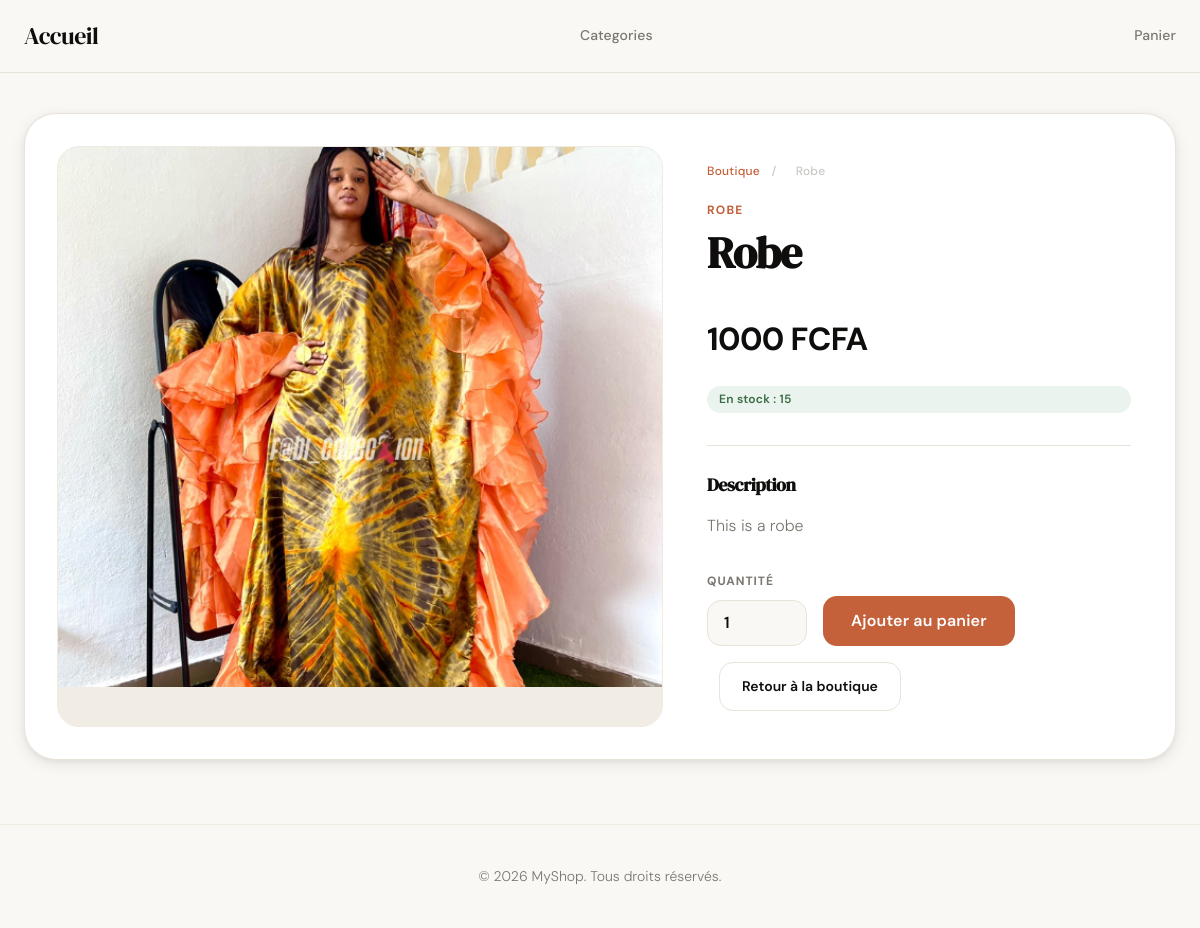
Before: /produit_detail/4 with the older database file.
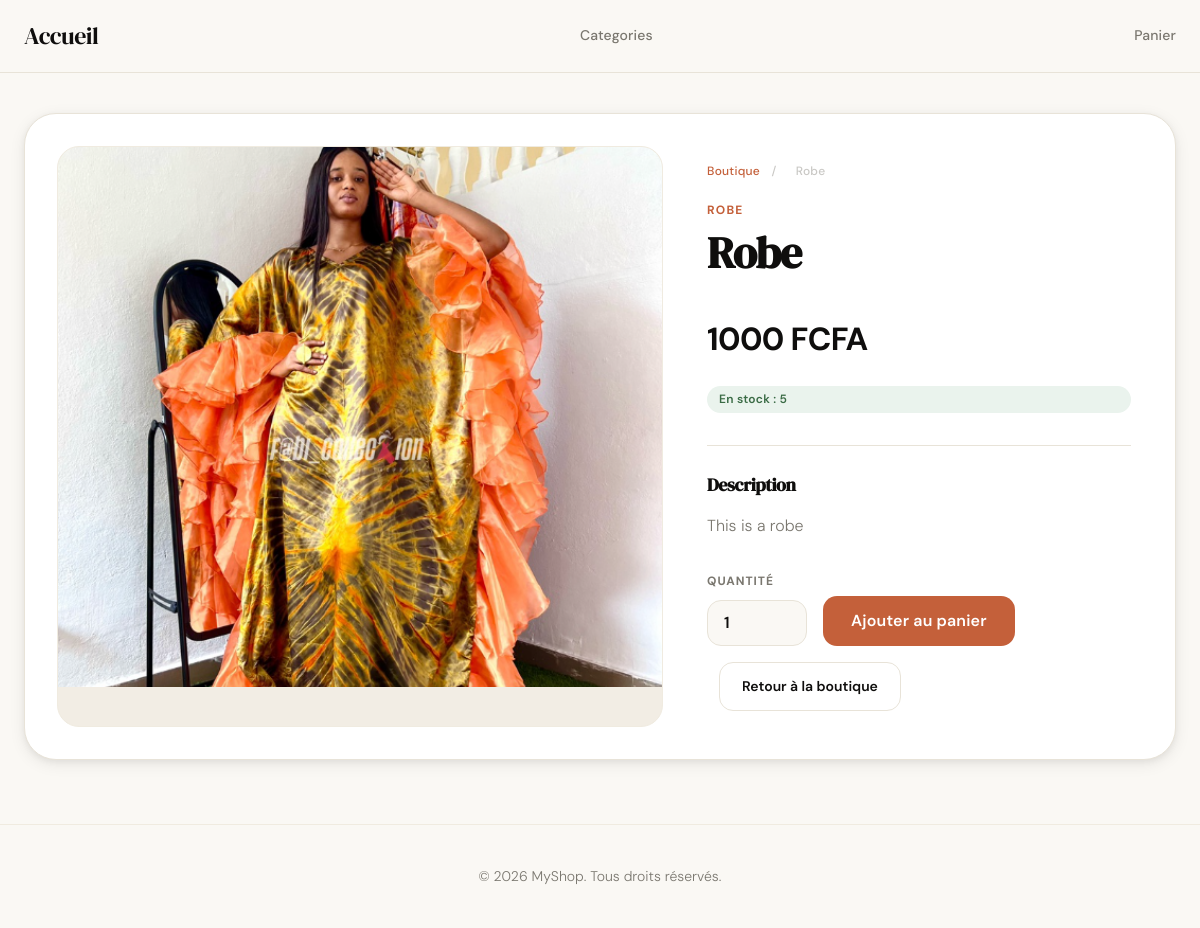
After: the same page with the newer database file.
### store/models.py (models this page shows, shortened)
class Product(models.Model):
    name = models.CharField(max_length=100)
    description = models.TextField()
    price = models.IntegerField()
    category = models.ForeignKey(to='Category', on_delete=models.CASCADE)
    image = models.ImageField(blank=True, null=True)
    stock = models.IntegerField()
    is_available = models.BooleanField(default=False)
    is_featured = models.BooleanField(default=False)
    created_at = models.DateTimeField(auto_now_add=True)
    updated_at = models.DateTimeField(auto_now=True)

class Category(models.Model):
    name = models.CharField(max_length=100)

### store/views.py (the view)
# urls.py: path('produit_detail/<int:pk>', views.produit_detail, name='produit_detail'),
def produit_detail(request, pk):
    details = get_object_or_404(Product, pk=pk)
    return render(request, 'produit_detail.html', {"product": details})

### store/templates/produit_detail.html (shortened to what this page needs)
{% extends 'base.html' %}
{% block content %}
<section class="product-detail">
    <div class="product-detail-image">
        {% if product.image %}
            <img src="{{ product.image.url }}" alt="{{ product.name }}">
        {% else %}
            <div class="image-placeholder">
                <span>Aucune image</span>
            </div>
        {% endif %}
    </div>
    <div class="product-detail-info">
        <p class="breadcrumb">
            <a href="{% url 'store' %}">Boutique</a>
            <span>/</span>
            <span>{{ product.category.name }}</span>
        </p>
        <p class="product-category">{{ product.category.name }}</p>
        <h1>{{ product.name }}</h1>
        <p class="detail-price">{{ product.price }} FCFA</p>
        {% if product.stock > 0 and product.is_available %}
            <p class="product-stock">En stock : {{ product.stock }}</p>
        {% else %}
            <p class="product-out">Rupture de stock</p>
        {% endif %}
        <div class="detail-description">
            <h2>Description</h2>
            <p>{{ product.description }}</p>
        </div>
        <div class="detail-actions">
            {% if product.stock > 0 and product.is_available %}
                <form class="add-to-cart-form" action="{% url 'add_to_cart' product.pk %}" method="post">
                    <div class="quantity-box">
                        <label for="quantity">Quantité</label>
                        <input
                            type="number"
                            id="quantity"
                            name="quantity"
                            value="1"
                            min="1"
                            max="{{ product.stock }}"
                        >
                    </div>
                    <button type="submit" class="btn btn-large">
                        Ajouter au panier
                    </button>
                </form>
            {% else %}
                <button class="btn btn-disabled" disabled>Indisponible</button>
            {% endif %}
            <a href="{% url 'store' %}" class="btn-secondary">
                Retour à la boutique
            </a>
        </div>
    </div>
</section>
{% endblock %}

Changed rows visible on the page:
changed Product "Robe": stock "15" → "5"
